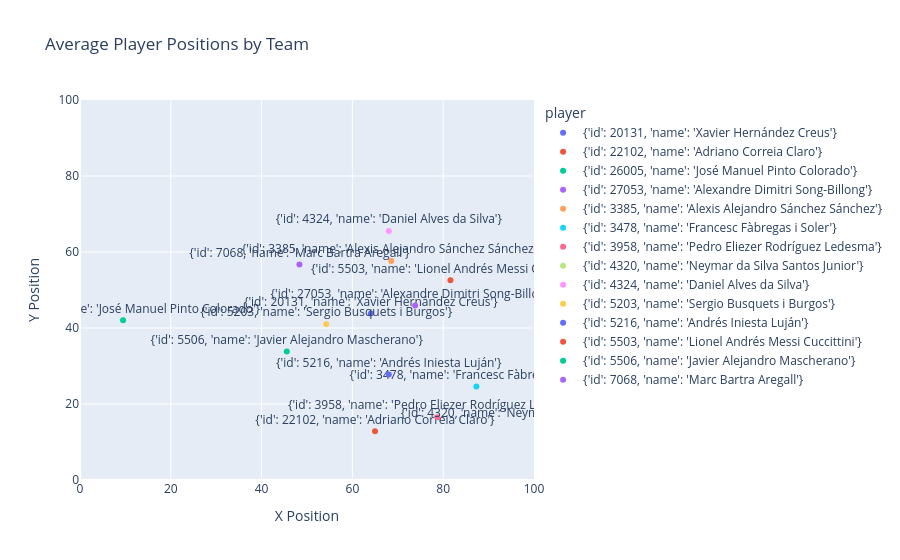

This figure's notebook cell:
### Code cell
import plotly.express as px

# Plotly scatter plot with player names
fig = px.scatter(formation, x='x', y='y', text='player', color='player',
                 title='Average Player Positions by Team',
                 labels={'x': 'X Position', 'y': 'Y Position'})

# Update the layout
fig.update_traces(textposition='top center')
fig.update_layout(xaxis_title='X Position',
                  yaxis_title='Y Position',
                  xaxis_range=[0, 100],
                  yaxis_range=[0, 100])
fig.show()

### Figure 1 — Plotly figure (JSON) as saved in the notebook; plotly's stock layout.template omitted (floating-point values rounded to 4 significant figures)
{"data": [{"hovertemplate": "player=%{text}<br>X Position=%{x}<br>Y Position=%{y}<extra></extra>", "legendgroup": "{'id': 20131, 'name': 'Xavier Hernández Creus'}", "marker": {"color": "#636efa", "symbol": "circle"}, "mode": "markers+text", "name": "{'id': 20131, 'name': 'Xavier Hernández Creus'}", "orientation": "v", "showlegend": true, "text": ["{'id': 20131, 'name': 'Xavier Hernández Creus'}"], "textposition": "top center", "type": "scatter", "x": [64.06], "xaxis": "x", "y": [43.82], "yaxis": "y"}, {"hovertemplate": "player=%{text}<br>X Position=%{x}<br>Y Position=%{y}<extra></extra>", "legendgroup": "{'id': 22102, 'name': 'Adriano Correia Claro'}", "marker": {"color": "#EF553B", "symbol": "circle"}, "mode": "markers+text", "name": "{'id': 22102, 'name': 'Adriano Correia Claro'}", "orientation": "v", "showlegend": true, "text": ["{'id': 22102, 'name': 'Adriano Correia Claro'}"], "textposition": "top center", "type": "scatter", "x": [64.98], "xaxis": "x", "y": [12.8], "yaxis": "y"}, {"hovertemplate": "player=%{text}<br>X Position=%{x}<br>Y Position=%{y}<extra></extra>", "legendgroup": "{'id': 26005, 'name': 'José Manuel Pinto Colorado'}", "marker": {"color": "#00cc96", "symbol": "circle"}, "mode": "markers+text", "name": "{'id': 26005, 'name': 'José Manuel Pinto Colorado'}", "orientation": "v", "showlegend": true, "text": ["{'id': 26005, 'name': 'José Manuel Pinto Colorado'}"], "textposition": "top center", "type": "scatter", "x": [9.49], "xaxis": "x", "y": [42.03], "yaxis": "y"}, {"hovertemplate": "player=%{text}<br>X Position=%{x}<br>Y Position=%{y}<extra></extra>", "legendgroup": "{'id': 27053, 'name': 'Alexandre Dimitri Song-Billong'}", "marker": {"color": "#ab63fa", "symbol": "circle"}, "mode": "markers+text", "name": "{'id': 27053, 'name': 'Alexandre Dimitri Song-Billong'}", "orientation": "v", "showlegend": true, "text": ["{'id': 27053, 'name': 'Alexandre Dimitri Song-Billong'}"], "textposition": "top center", "type": "scatter", "x": [73.82], "xaxis": "x", "y": [45.92], "yaxis": "y"}, {"hovertemplate": "player=%{text}<br>X Position=%{x}<br>Y Position=%{y}<extra></extra>", "legendgroup": "{'id': 3385, 'name': 'Alexis Alejandro Sánchez Sánchez'}", "marker": {"color": "#FFA15A", "symbol": "circle"}, "mode": "markers+text", "name": "{'id': 3385, 'name': 'Alexis Alejandro Sánchez Sánchez'}", "orientation": "v", "showlegend": true, "text": ["{'id': 3385, 'name': 'Alexis Alejandro Sánchez Sánchez'}"], "textposition": "top center", "type": "scatter", "x": [68.56], "xaxis": "x", "y": [57.65], "yaxis": "y"}, {"hovertemplate": "player=%{text}<br>X Position=%{x}<br>Y Position=%{y}<extra></extra>", "legendgroup": "{'id': 3478, 'name': 'Francesc Fàbregas i Soler'}", "marker": {"color": "#19d3f3", "symbol": "circle"}, "mode": "markers+text", "name": "{'id': 3478, 'name': 'Francesc Fàbregas i Soler'}", "orientation": "v", "showlegend": true, "text": ["{'id': 3478, 'name': 'Francesc Fàbregas i Soler'}"], "textposition": "top center", "type": "scatter", "x": [87.31], "xaxis": "x", "y": [24.61], "yaxis": "y"}, {"hovertemplate": "player=%{text}<br>X Position=%{x}<br>Y Position=%{y}<extra></extra>", "legendgroup": "{'id': 3958, 'name': 'Pedro Eliezer Rodríguez Ledesma'}", "marker": {"color": "#FF6692", "symbol": "circle"}, "mode": "markers+text", "name": "{'id': 3958, 'name': 'Pedro Eliezer Rodríguez Ledesma'}", "orientation": "v", "showlegend": true, "text": ["{'id': 3958, 'name': 'Pedro Eliezer Rodríguez Ledesma'}"], "textposition": "top center", "type": "scatter", "x": [78.7], "xaxis": "x", "y": [16.54], "yaxis": "y"}, {"hovertemplate": "player=%{text}<br>X Position=%{x}<br>Y Position=%{y}<extra></extra>", "legendgroup": "{'id': 4320, 'name': 'Neymar da Silva Santos Junior'}", "marker": {"color": "#B6E880", "symbol": "circle"}, "mode": "markers+text", "name": "{'id': 4320, 'name': 'Neymar da Silva Santos Junior'}", "orientation": "v", "showlegend": true, "text": ["{'id': 4320, 'name': 'Neymar da Silva Santos Junior'}"], "textposition": "top center", "type": "scatter", "x": [101.5], "xaxis": "x", "y": [14.43], "yaxis": "y"}, {"hovertemplate": "player=%{text}<br>X Position=%{x}<br>Y Position=%{y}<extra></extra>", "legendgroup": "{'id': 4324, 'name': 'Daniel Alves da Silva'}", "marker": {"color": "#FF97FF", "symbol": "circle"}, "mode": "markers+text", "name": "{'id': 4324, 'name': 'Daniel Alves da Silva'}", "orientation": "v", "showlegend": true, "text": ["{'id': 4324, 'name': 'Daniel Alves da Silva'}"], "textposition": "top center", "type": "scatter", "x": [68.03], "xaxis": "x", "y": [65.51], "yaxis": "y"}, {"hovertemplate": "player=%{text}<br>X Position=%{x}<br>Y Position=%{y}<extra></extra>", "legendgroup": "{'id': 5203, 'name': 'Sergio Busquets i Burgos'}", "marker": {"color": "#FECB52", "symbol": "circle"}, "mode": "markers+text", "name": "{'id': 5203, 'name': 'Sergio Busquets i Burgos'}", "orientation": "v", "showlegend": true, "text": ["{'id': 5203, 'name': 'Sergio Busquets i Burgos'}"], "textposition": "top center", "type": "scatter", "x": [54.24], "xaxis": "x", "y": [40.99], "yaxis": "y"}, {"hovertemplate": "player=%{text}<br>X Position=%{x}<br>Y Position=%{y}<extra></extra>", "legendgroup": "{'id': 5216, 'name': 'Andrés Iniesta Luján'}", "marker": {"color": "#636efa", "symbol": "circle"}, "mode": "markers+text", "name": "{'id': 5216, 'name': 'Andrés Iniesta Luján'}", "orientation": "v", "showlegend": true, "text": ["{'id': 5216, 'name': 'Andrés Iniesta Luján'}"], "textposition": "top center", "type": "scatter", "x": [68.02], "xaxis": "x", "y": [27.79], "yaxis": "y"}, {"hovertemplate": "player=%{text}<br>X Position=%{x}<br>Y Position=%{y}<extra></extra>", "legendgroup": "{'id': 5503, 'name': 'Lionel Andrés Messi Cuccittini'}", "marker": {"color": "#EF553B", "symbol": "circle"}, "mode": "markers+text", "name": "{'id': 5503, 'name': 'Lionel Andrés Messi Cuccittini'}", "orientation": "v", "showlegend": true, "text": ["{'id': 5503, 'name': 'Lionel Andrés Messi Cuccittini'}"], "textposition": "top center", "type": "scatter", "x": [81.59], "xaxis": "x", "y": [52.56], "yaxis": "y"}, {"hovertemplate": "player=%{text}<br>X Position=%{x}<br>Y Position=%{y}<extra></extra>", "legendgroup": "{'id': 5506, 'name': 'Javier Alejandro Mascherano'}", "marker": {"color": "#00cc96", "symbol": "circle"}, "mode": "markers+text", "name": "{'id': 5506, 'name': 'Javier Alejandro Mascherano'}", "orientation": "v", "showlegend": true, "text": ["{'id': 5506, 'name': 'Javier Alejandro Mascherano'}"], "textposition": "top center", "type": "scatter", "x": [45.55], "xaxis": "x", "y": [33.81], "yaxis": "y"}, {"hovertemplate": "player=%{text}<br>X Position=%{x}<br>Y Position=%{y}<extra></extra>", "legendgroup": "{'id': 7068, 'name': 'Marc Bartra Aregall'}", "marker": {"color": "#ab63fa", "symbol": "circle"}, "mode": "markers+text", "name": "{'id': 7068, 'name': 'Marc Bartra Aregall'}", "orientation": "v", "showlegend": true, "text": ["{'id': 7068, 'name': 'Marc Bartra Aregall'}"], "textposition": "top center", "type": "scatter", "x": [48.33], "xaxis": "x", "y": [56.7], "yaxis": "y"}], "layout": {"legend": {"title": {"text": "player"}, "tracegroupgap": 0}, "title": {"text": "Average Player Positions by Team"}, "xaxis": {"anchor": "y", "domain": [0, 1], "range": [0, 100], "title": {"text": "X Position"}}, "yaxis": {"anchor": "x", "domain": [0, 1], "range": [0, 100], "title": {"text": "Y Position"}}}}
